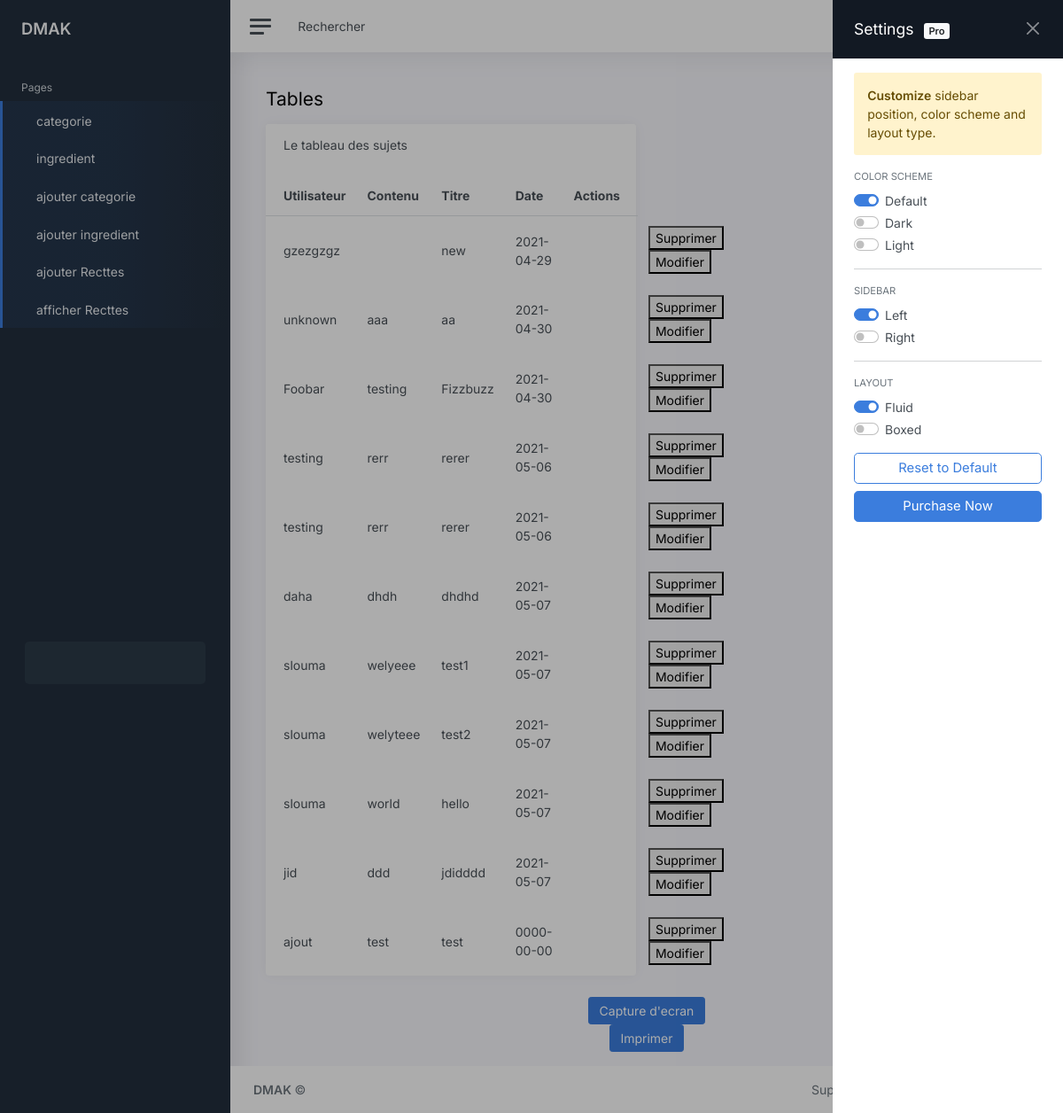
/back/Recettes.php, run on the app's committed database.
### tables this page shows
CREATE TABLE `threads` (
  `ID` int(11) NOT NULL,
  `utilisateur` varchar(20) NOT NULL,
  `titre` varchar(100) NOT NULL,
  `contenu` varchar(1000) NOT NULL,
  `date` date NOT NULL DEFAULT current_timestamp()
);

### Controller/sujetC.php (called while the page is built, shortened)
<?PHP
class ForumC
{
	public function afficherThreads()
	{
		$sql = "SELECT * FROM threads";
		$db = config::getConnexion();
		try {
			$liste = $db->query($sql);
			return $liste;
		} catch (Exception $e) {
			die('Erreur: ' . $e->getMessage());
		}
	}
}

### back/Recettes.php (the view, shortened to what this page needs)
<?php
    include "../Controller/sujetC.php";
    $sujetC = new  forumC();
    $listeU = $sujetC->afficherThreads();
	?>
<!DOCTYPE html>
<html lang="en">
<head>
	<link href="css/app.css" rel="stylesheet">
</head>
<body data-theme="default" data-layout="fluid" data-sidebar="left">
	<div class="wrapper">
		<nav id="sidebar" class="sidebar">
			<div class="sidebar-content js-simplebar">
				<a class="sidebar-brand" href="index.html">
					<span class="align-middle">DMAK</span>
				</a>
				<ul class="sidebar-nav">
					<li class="sidebar-header">
						Pages
					</li>
                    <li class="sidebar-item active">
                        <a class="sidebar-link" href="ajouterCat.php">
                            <i class="align-middle" data-feather="list"></i> <span class="align-middle">categorie</span>
                        </a>
                    </li>
                    <li class="sidebar-item active">
                        <a class="sidebar-link" href="ajouteringredient.php">
                            <i class="align-middle" data-feather="list"></i> <span class="align-middle"> ingredient</span>
                        </a>
                    </li>
					<li class="sidebar-item active">
						<a class="sidebar-link" href="ajouterCat.php">
							<i class="align-middle" data-feather="list"></i> <span class="align-middle">ajouter categorie</span>
						</a>
					</li>
					<li class="sidebar-item active">
						<a class="sidebar-link" href="ajouteringredient.php">
							<i class="align-middle" data-feather="list"></i> <span class="align-middle">ajouter ingredient</span>
						</a>
					</li>
					<li class="sidebar-item active">
						<a class="sidebar-link" href="ajoutRecettes.php">
							<i class="align-middle" data-feather="list"></i> <span class="align-middle">ajouter Recttes</span>
						</a>
					</li>
					<li class="sidebar-item active">
						<a class="sidebar-link" href="afficherRecettes.php">
							<i class="align-middle" data-feather="list"></i> <span class="align-middle">afficher Recttes</span>
						</a>
</li>
								</ul>
				<div class="sidebar-cta">
					<div class="sidebar-cta-content">
					</div>
				</div>
			</div>
		</nav>
		<div class="main">
			<nav class="navbar navbar-expand navbar-light navbar-bg">
				<a class="sidebar-toggle d-flex">
					<i class="hamburger align-self-center"></i>
				</a>
				<a class="btn" href="recherche.php"  >Rechercher</a>
			</nav>
			<main class="content">
				<div class="container-fluid p-0">
					<h1 class="h3 mb-3">Tables</h1>
					<div class="row">
						<div class="col-12 col-xl-6">
							<div class="card">
								<div class="card-header">
									<h5 class="card-title"> Le tableau des sujets </h5>
								</div>
								<table class="table">
									<thead>
										<tr>
											<th style="width:25%;">Utilisateur</th>
											<th style="width:40%">Contenu</th>
											<th style="width:35%">Titre</th>
											<th class="d-none d-md-table-cell" style="width:25%">Date</th>
											<th>Actions</th>
										</tr>
									</thead>
									<?php
        foreach ($listeU as $forum) {
            ?>
									<tbody>
										<tr>
         <td><?php echo $forum['utilisateur']; ?></td>
		 <td><?php echo $forum['contenu']; ?></td>
		 <td class="d-none d-md-table-cell"><?php echo $forum['titre']; ?></td>
		 <td><?php echo $forum['date']; ?></td>
		 <td></td>
											<td class="table-action">
											<form action="supprimerThreadb.php" method="post">
                         <button>  Supprimer </button>
		</form>
						<form action="modifiers.php" method="post">
                         <button>  Modifier </button>
						</form>
		</tbody>
										<?php
        } ?>
								</table>
							</div>
						</div>
						<div class="text-center">
<button onClick="window.print()" class="btn btn-primary">Capture d'ecran</button>
    </div>
	</div>
	<form method="POST" action="imprimerSujet.php">
						<div class="text-center">
<button  class="btn btn-primary" name="imprimer"> Imprimer </button>
</form>
    </div>
			</main>
			<footer class="footer">
				<div class="container-fluid">
					<div class="row text-muted">
						<div class="col-6 text-start">
							<p class="mb-0">
								<a href="index.html" class="text-muted"><strong>DMAK </strong></a> &copy;
							</p>
						</div>
						<div class="col-6 text-end">
							<ul class="list-inline">
								<li class="list-inline-item">
									<a class="text-muted" href="#">Support</a>
								</li>
								<li class="list-inline-item">
									<a class="text-muted" href="#">Help Center</a>
								</li>
								<li class="list-inline-item">
									<a class="text-muted" href="#">Privacy</a>
								</li>
								<li class="list-inline-item">
									<a class="text-muted" href="#">Terms</a>
								</li>
							</ul>
						</div>
					</div>
				</div>
			</footer>
		</div>
	</div>
</body>
</html>

### data on the page
threads: utilisateur "gzezgzgz", titre "new", date "2021-04-29"
threads: utilisateur "unknown", contenu "aaa", titre "aa", date "2021-04-30"
threads: utilisateur "Foobar", contenu "testing", titre "Fizzbuzz", date "2021-04-30"
threads: utilisateur "testing", contenu "rerr", titre "rerer", date "2021-05-06"
threads: utilisateur "testing", contenu "rerr", titre "rerer", date "2021-05-06"
threads: utilisateur "daha", contenu "dhdh", titre "dhdhd", date "2021-05-07"
threads: utilisateur "slouma", contenu "welyeee", titre "test1", date "2021-05-07"
threads: utilisateur "slouma", contenu "welyteee", titre "test2", date "2021-05-07"
threads: utilisateur "slouma", contenu "world", titre "hello", date "2021-05-07"
threads: utilisateur "jid", contenu "ddd", titre "jdidddd", date "2021-05-07"
threads: utilisateur "ajout", contenu "test", titre "test", date "0000-00-00"
